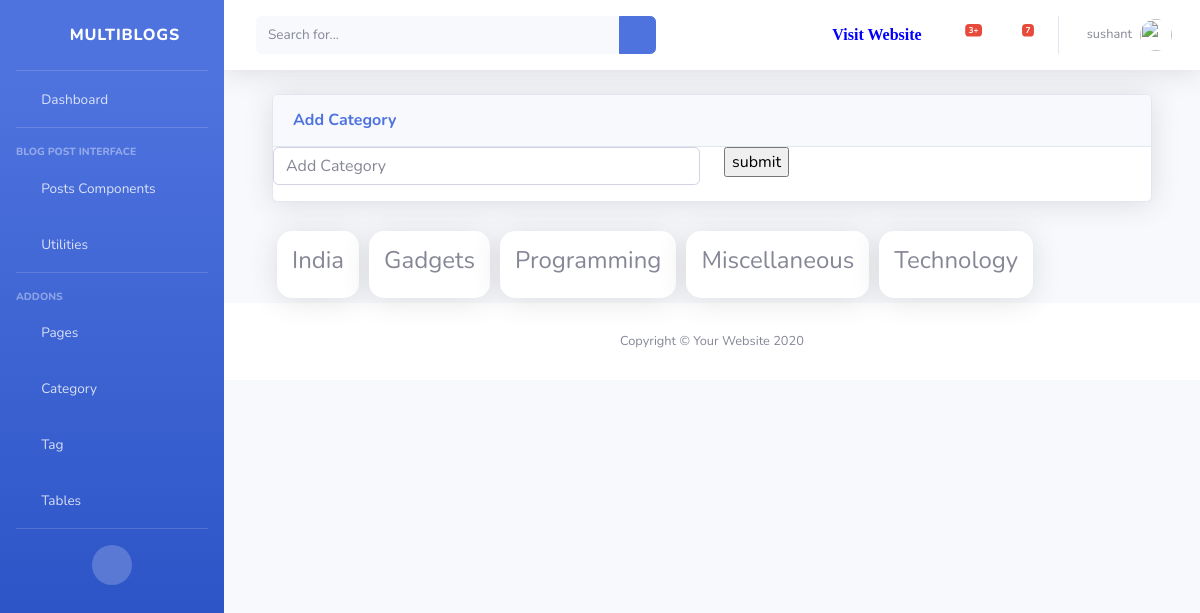
/dashboard/category/ (signed in), run on the app's committed database.
### dashboard/models.py (models this page shows, shortened)
class Author(models.Model):
    author = models.OneToOneField(User, on_delete= models.CASCADE)
    email = models.EmailField(unique=True, blank=True, null=True)
    first_name = models.CharField(max_length=100, null=True, blank=True, verbose_name='First Name')
    last_name = models.CharField(max_length=100, null=True, blank=True,verbose_name='Last Name')
    designation = models.CharField(max_length=10, null=True)
    author_image = models.ImageField(upload_to='author/',verbose_name='Author Profile Image',blank=True, null=True)
    auth_status = models.CharField(max_length=100, null=True)
    class Meta:
        verbose_name_plural = 'Author'

### blogapp/models.py (models this page shows)
class Catagory(models.Model):
    name = models.CharField(max_length=200, null=True)
    slug = models.SlugField(null=True)
    image = models.CharField(max_length=300, null=True, blank=True )
    description = models.CharField(max_length=500, null=True,blank=True, verbose_name='Description')
    class Meta:
        verbose_name_plural = 'Catagory'
    def __str__(self):
        return str(self.name)

### dashboard/views.py (the view)
# urls.py: path('category/', views.CatagoryFunction.as_view(), name='category'),
class CatagoryFunction(View):
    @method_decorator(login_required(login_url='login'))
    def dispatch(self,request,*args,**kwargs):
        return super().dispatch(request,*args,**kwargs)
    def get(self, request,*args,**kwargs):
        catagory_obj = Catagory.objects.all().order_by('-id')
        context ={
            'catagory':catagory_obj
        }
        return render(request,'dashboard/catagory/catagory.html', context)

### blogapp/context_processors.py (called while the page is built)
def globalVariable(request):
    category = Catagory.objects.all()\
        .annotate(post_count=Count('blog'))\
        .filter(blog__isnull=False)\
        .order_by('-post_count')[:4]
    category_count = category.count()
    context = {
        'category':category,
        'cat_count':category_count
        }
    return context

### templates/dashboard/catagory/catagory.html (shortened to what this page needs)
{% extends 'dashboard/base/base.html' %}
{% block body %}
<div class="container-fluid">
    <div class="card shadow mb-4">
        <div class="card-header py-3">
            <h6 class="m-0 font-weight-bold text-primary">Add Category</h6>
        </div>
    <form action="{% url 'add_category' %}" method="POST">
        <div class="row">
            <div class="col">
                <div class="form-group">
                <input type="text" class="form-control" placeholder="Add Category" name="catagory">
                </div>
            </div>
            <div class="col">
                <input type="submit" value="submit">
            </div>
        </div>
    </form>
</div>
    <div class="category_wrap">
        {% for cat in catagory %}
        <div class="category">
            <h4>{{cat}}</h4>
        </div>
        {% endfor %}
    </div>
</div>
{% endblock %}

### templates/dashboard/base/base.html (shortened to what this page needs)
<!DOCTYPE html>
<html lang="en">
    {% load static %}
    {% load humanize %}
<head>
    {% load static %}
    <link href="{% static  'vendor/fontawesome-free/css/all.min.css' %}" rel="stylesheet" type="text/css">
    <link href="{% static 'css/sb-admin-2.min.css' %}" rel="stylesheet">
</head>
<body id="page-top">
    <div id="wrapper">
        <ul class="navbar-nav bg-gradient-primary sidebar sidebar-dark accordion" id="accordionSidebar">
            <a class="sidebar-brand d-flex align-items-center justify-content-center" href="index.html">
                <div class="sidebar-brand-icon rotate-n-15">
                    <i class="fas fa-laugh-wink"></i>
                </div>
                <div class="sidebar-brand-text mx-3">MultiBlogs</div>
            </a>
            <hr class="sidebar-divider my-0">
            {%  url 'dashboard' as url %}
            <li class="nav-item {% if request.path == url %} active {% endif %}">
                <a class="nav-link" href="{{ url }}">
                    <i class="fas fa-fw fa-tachometer-alt"></i>
                    <span>Dashboard</span></a>
            </li>
            <hr class="sidebar-divider">
            <div class="sidebar-heading">
                Blog Post Interface
            </div>
            <li class="nav-item">
                <a class="nav-link collapsed" href="#" data-toggle="collapse" data-target="#collapseTwo"
                    aria-expanded="true" aria-controls="collapseTwo">
                    <i class="fas fa-fw fa-cog"></i>
                    <span> Posts Components</span>
                </a>
            </li>
            <li class="nav-item">
                <a class="nav-link collapsed" href="#" data-toggle="collapse" data-target="#collapseUtilities"
                    aria-expanded="true" aria-controls="collapseUtilities">
                    <i class="fas fa-fw fa-wrench"></i>
                    <span>Utilities</span>
                </a>
            </li>
            <hr class="sidebar-divider">
            <div class="sidebar-heading">
                Addons
            </div>
            <li class="nav-item">
                <a class="nav-link collapsed" href="#" data-toggle="collapse" data-target="#collapsePages"
                    aria-expanded="true" aria-controls="collapsePages">
                    <i class="fas fa-fw fa-folder"></i>
                    <span>Pages</span>
                </a>
            </li>
            <li class="nav-item">
                <a class="nav-link" href="{% url 'category' %}">
                    <i class="fas fa-fw fa-chart-area"></i>
                    <span>Category</span></a>
            </li>
            <li class="nav-item">
                <a class="nav-link" href="{% url 'tag' %}">
                    <i class="fas fa-fw fa-chart-area"></i>
                    <span>Tag</span></a>
            </li>
            <li class="nav-item">
                <a class="nav-link" href="tables.html">
                    <i class="fas fa-fw fa-table"></i>
                    <span>Tables</span></a>
            </li>
            <hr class="sidebar-divider d-none d-md-block">
            <div class="text-center d-none d-md-inline">
                <button class="rounded-circle border-0" id="sidebarToggle"></button>
            </div>
        </ul>
        <div id="content-wrapper" class="d-flex flex-column">
            <div id="content">
                <nav class="navbar navbar-expand navbar-light bg-white topbar mb-4 static-top shadow">
                    <form
                        class="d-none d-sm-inline-block form-inline mr-auto ml-md-3 my-2 my-md-0 mw-100 navbar-search">
                        <div class="input-group">
                            <input type="text" class="form-control bg-light border-0 small" placeholder="Search for..."
                                aria-label="Search" aria-describedby="basic-addon2">
                            <div class="input-group-append">
                                <button class="btn btn-primary" type="button">
                                    <i class="fas fa-search fa-sm"></i>
                                </button>
                            </div>
                        </div>
                    </form>
                    <ul class="navbar-nav ml-auto">
                        <li class="nav-item mx-1"> <a class="nav-link" style="color:blue" href="{% url 'home' %}" target="_blank"> <i class="fa fa-link"> Visit Website</i> </a></li>
                        <li class="nav-item dropdown no-arrow mx-1">
                            <a class="nav-link dropdown-toggle" href="#" id="alertsDropdown" role="button"
                                data-toggle="dropdown" aria-haspopup="true" aria-expanded="false">
                                <i class="fas fa-bell fa-fw"></i>
                                <span class="badge badge-danger badge-counter">3+</span>
                            </a>
                        </li>
                        <li class="nav-item dropdown no-arrow mx-1">
                            <a class="nav-link dropdown-toggle" href="#" id="messagesDropdown" role="button"
                                data-toggle="dropdown" aria-haspopup="true" aria-expanded="false">
                                <i class="fas fa-envelope fa-fw"></i>
                                <span class="badge badge-danger badge-counter">7</span>
                            </a>
                        </li>
                        <li class="nav-item dropdown no-arrow">
                            <a class="nav-link dropdown-toggle" href="#" id="userDropdown" role="button"
                                data-toggle="dropdown" aria-haspopup="true" aria-expanded="false">
                                <span class="mr-2 d-none d-lg-inline text-gray-600 small">{{ user.author.author.username }}</span>
                                {% if user.author.author_image %}
                                <img class="img-profile rounded-circle"
                                    src="{{ user.author.author_image.url }}">
                                {% else %}
                                <img class="img-profile rounded-circle" src="https://www.pngarts.com/files/11/Avatar-PNG-Transparent-Image.png" alt="">
                                {% endif %}
                            </a>
                        </li>
                    </ul>
                </nav>
                <div class="container-fluid">
                {% block body %}{% endblock %}
            </div>
            <footer class="sticky-footer bg-white" style="bottom: 0;">
                <div class="container my-auto">
                    <div class="copyright text-center my-auto">
                        <span>Copyright &copy; Your Website 2020</span>
                    </div>
                </div>
            </footer>
        </div>
    </div>
</body>
</html>

### data on the page
Catagory: name "India"
Catagory: name "Gadgets"
Catagory: name "Programming"
Catagory: name "Miscellaneous"
Catagory: name "Technology"

### other printed values
{{ user.author.author.username }} "sushant"
